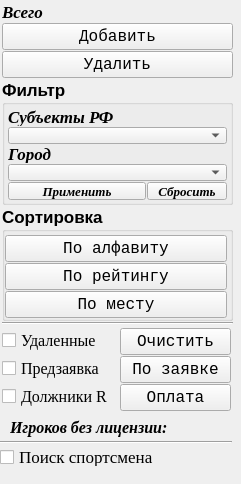
    <widget class="QWidget" name="page_2">
     <property name="geometry">
      <rect>
       <x>0</x>
       <y>0</y>
       <width>241</width>
       <height>484</height>
      </rect>
     </property>
     <attribute name="label">
      <string>Список участников</string>
     </attribute>
     <widget class="QLabel" name="label_dolg_R">
      <property name="geometry">
       <rect>
        <x>10</x>
        <y>417</y>
        <width>221</width>
        <height>21</height>
       </rect>
      </property>
      <property name="font">
       <font>
        <family>Times New Roman</family>
        <pointsize>12</pointsize>
        <weight>75</weight>
        <italic>true</italic>
        <bold>true</bold>
       </font>
      </property>
      <property name="text">
       <string>Игроков без лицензии:</string>
      </property>
     </widget>
     <widget class="QCheckBox" name="checkBox_find_player">
      <property name="geometry">
       <rect>
        <x>0</x>
        <y>448</y>
        <width>231</width>
        <height>18</height>
       </rect>
      </property>
      <property name="font">
       <font>
        <family>Times</family>
        <pointsize>13</pointsize>
        <weight>50</weight>
        <bold>false</bold>
       </font>
      </property>
      <property name="text">
       <string>Поиск спортсмена</string>
      </property>
      <property name="checkable">
       <bool>true</bool>
      </property>
     </widget>
     <widget class="Line" name="line_4">
      <property name="geometry">
       <rect>
        <x>0</x>
        <y>434</y>
        <width>232</width>
        <height>16</height>
       </rect>
      </property>
      <property name="orientation">
       <enum>Qt::Horizontal</enum>
      </property>
     </widget>
     <widget class="QWidget" name="layoutWidget">
      <property name="geometry">
       <rect>
        <x>2</x>
        <y>2</y>
        <width>231</width>
        <height>411</height>
       </rect>
      </property>
      <layout class="QVBoxLayout" name="verticalLayout_36">
       <property name="spacing">
        <number>1</number>
       </property>
       <item>
        <layout class="QVBoxLayout" name="verticalLayout_9">
         <property name="spacing">
          <number>1</number>
         </property>
         <item>
          <widget class="QLabel" name="label_46">
           <property name="font">
            <font>
             <family>Times New Roman</family>
             <pointsize>13</pointsize>
             <weight>75</weight>
             <italic>true</italic>
             <bold>true</bold>
            </font>
           </property>
           <property name="text">
            <string>Всего</string>
           </property>
          </widget>
         </item>
         <item>
          <layout class="QVBoxLayout" name="verticalLayout_6">
           <property name="spacing">
            <number>1</number>
           </property>
           <item>
            <widget class="QPushButton" name="Button_add_edit_player">
             <property name="font">
              <font>
               <family>Courier New</family>
               <pointsize>12</pointsize>
               <italic>false</italic>
              </font>
             </property>
             <property name="text">
              <string>Добавить</string>
             </property>
            </widget>
           </item>
           <item>
            <widget class="QPushButton" name="Button_del_player">
             <property name="font">
              <font>
               <family>Courier New</family>
               <pointsize>12</pointsize>
               <italic>false</italic>
              </font>
             </property>
             <property name="text">
              <string>Удалить</string>
             </property>
            </widget>
           </item>
          </layout>
         </item>
         <item>
          <widget class="QGroupBox" name="groupBox_2">
           <property name="font">
            <font>
             <pointsize>13</pointsize>
             <weight>75</weight>
             <bold>true</bold>
            </font>
           </property>
           <property name="title">
            <string>Фильтр</string>
           </property>
           <layout class="QGridLayout" name="gridLayout">
            <property name="leftMargin">
             <number>3</number>
            </property>
            <property name="topMargin">
             <number>3</number>
            </property>
            <property name="rightMargin">
             <number>3</number>
            </property>
            <property name="bottomMargin">
             <number>3</number>
            </property>
            <property name="spacing">
             <number>1</number>
            </property>
            <item row="5" column="0">
             <widget class="QPushButton" name="Button_fltr_list">
              <property name="sizePolicy">
               <sizepolicy hsizetype="Expanding" vsizetype="Fixed">
                <horstretch>0</horstretch>
                <verstretch>0</verstretch>
               </sizepolicy>
              </property>
              <property name="font">
               <font>
                <family>Times New Roman</family>
                <pointsize>10</pointsize>
                <italic>true</italic>
               </font>
              </property>
              <property name="text">
               <string>Применить</string>
              </property>
             </widget>
            </item>
            <item row="2" column="0">
             <widget class="QLabel" name="label_66">
              <property name="font">
               <font>
                <family>Times New Roman</family>
                <italic>true</italic>
               </font>
              </property>
              <property name="text">
               <string>Город</string>
              </property>
             </widget>
            </item>
            <item row="0" column="0">
             <widget class="QLabel" name="label_67">
              <property name="font">
               <font>
                <family>Times New Roman</family>
                <italic>true</italic>
               </font>
              </property>
              <property name="text">
               <string>Субъекты РФ</string>
              </property>
             </widget>
            </item>
            <item row="5" column="1" colspan="2">
             <widget class="QPushButton" name="Button_reset_fltr_list">
              <property name="sizePolicy">
               <sizepolicy hsizetype="Expanding" vsizetype="Fixed">
                <horstretch>0</horstretch>
                <verstretch>0</verstretch>
               </sizepolicy>
              </property>
              <property name="font">
               <font>
                <family>Times New Roman</family>
                <pointsize>10</pointsize>
                <italic>true</italic>
               </font>
              </property>
              <property name="text">
               <string>Сбросить</string>
              </property>
             </widget>
            </item>
            <item row="4" column="0" colspan="3">
             <widget class="QComboBox" name="comboBox_fltr_city">
              <property name="editable">
               <bool>false</bool>
              </property>
              <property name="insertPolicy">
               <enum>QComboBox::InsertAlphabetically</enum>
              </property>
             </widget>
            </item>
            <item row="1" column="0" colspan="3">
             <widget class="QComboBox" name="comboBox_fltr_region">
              <property name="editable">
               <bool>false</bool>
              </property>
             </widget>
            </item>
           </layout>
          </widget>
         </item>
         <item>
          <widget class="QGroupBox" name="groupBox">
           <property name="font">
            <font>
             <pointsize>13</pointsize>
             <weight>75</weight>
             <bold>true</bold>
            </font>
           </property>
           <property name="title">
            <string>Сортировка</string>
           </property>
           <layout class="QVBoxLayout" name="verticalLayout_5">
            <property name="spacing">
             <number>1</number>
            </property>
            <property name="leftMargin">
             <number>0</number>
            </property>
            <property name="topMargin">
             <number>3</number>
            </property>
            <property name="rightMargin">
             <number>3</number>
            </property>
            <property name="bottomMargin">
             <number>0</number>
            </property>
            <item>
             <widget class="QPushButton" name="Button_sort_Name">
              <property name="font">
               <font>
                <family>Courier New</family>
                <pointsize>12</pointsize>
                <weight>50</weight>
                <bold>false</bold>
               </font>
              </property>
              <property name="text">
               <string>По алфавиту</string>
              </property>
             </widget>
            </item>
            <item>
             <widget class="QPushButton" name="Button_sort_R">
              <property name="font">
               <font>
                <family>Courier New</family>
                <pointsize>12</pointsize>
                <weight>50</weight>
                <bold>false</bold>
               </font>
              </property>
              <property name="text">
               <string>По рейтингу</string>
              </property>
             </widget>
            </item>
            <item>
             <widget class="QPushButton" name="Button_sort_mesto">
              <property name="font">
               <font>
                <family>Courier New</family>
                <pointsize>12</pointsize>
                <weight>50</weight>
                <bold>false</bold>
               </font>
              </property>
              <property name="text">
               <string>По месту</string>
              </property>
             </widget>
            </item>
           </layout>
          </widget>
         </item>
         <item>
          <widget class="Line" name="line_2">
           <property name="orientation">
            <enum>Qt::Horizontal</enum>
           </property>
          </widget>
         </item>
        </layout>
       </item>
       <item>
        <layout class="QHBoxLayout" name="horizontalLayout_8">
         <property name="spacing">
          <number>1</number>
         </property>
         <item>
          <layout class="QVBoxLayout" name="verticalLayout_7">
           <property name="spacing">
            <number>1</number>
           </property>
           <item>
            <widget class="QCheckBox" name="checkBox_6">
             <property name="font">
              <font>
               <family>Times</family>
               <pointsize>12</pointsize>
               <weight>50</weight>
               <bold>false</bold>
              </font>
             </property>
             <property name="text">
              <string>Удаленные</string>
             </property>
             <property name="checkable">
              <bool>true</bool>
             </property>
            </widget>
           </item>
           <item>
            <widget class="QCheckBox" name="checkBox_15">
             <property name="font">
              <font>
               <family>Times</family>
               <pointsize>12</pointsize>
               <weight>50</weight>
               <bold>false</bold>
              </font>
             </property>
             <property name="text">
              <string>Предзаявка</string>
             </property>
             <property name="checkable">
              <bool>true</bool>
             </property>
            </widget>
           </item>
           <item>
            <widget class="QCheckBox" name="checkBox_11">
             <property name="font">
              <font>
               <family>Times</family>
               <pointsize>12</pointsize>
               <weight>50</weight>
               <bold>false</bold>
              </font>
             </property>
             <property name="text">
              <string>Должники R</string>
             </property>
             <property name="checkable">
              <bool>true</bool>
             </property>
            </widget>
           </item>
          </layout>
         </item>
         <item>
          <layout class="QVBoxLayout" name="verticalLayout_8">
           <property name="spacing">
            <number>1</number>
           </property>
           <property name="leftMargin">
            <number>2</number>
           </property>
           <property name="topMargin">
            <number>2</number>
           </property>
           <property name="rightMargin">
            <number>2</number>
           </property>
           <property name="bottomMargin">
            <number>2</number>
           </property>
           <item>
            <widget class="QPushButton" name="Button_clear_del">
             <property name="font">
              <font>
               <family>Courier New</family>
               <pointsize>12</pointsize>
               <kerning>true</kerning>
              </font>
             </property>
             <property name="text">
              <string>Очистить</string>
             </property>
            </widget>
           </item>
           <item>
            <widget class="QPushButton" name="Button_app">
             <property name="font">
              <font>
               <family>Courier New</family>
               <pointsize>12</pointsize>
              </font>
             </property>
             <property name="text">
              <string>По заявке</string>
             </property>
            </widget>
           </item>
           <item>
            <widget class="QPushButton" name="Button_pay_R">
             <property name="font">
              <font>
               <family>Courier New</family>
               <pointsize>12</pointsize>
               <kerning>true</kerning>
              </font>
             </property>
             <property name="text">
              <string>Оплата</string>
             </property>
            </widget>
           </item>
          </layout>
         </item>
        </layout>
       </item>
      </layout>
     </widget>
    </widget>
